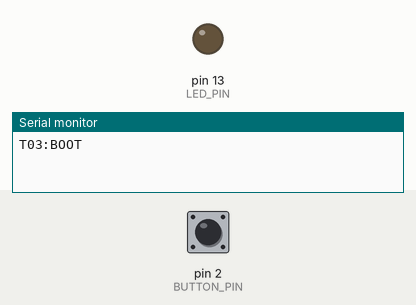
Simulated run of this sketch. Board: Arduino Uno, built with avr-gcc and run on an emulated ATmega328P. On the bench: output pins drawn as LEDs (lit = HIGH), the last lines printed to the serial monitor. The inputs (shaded band) are chosen by the test bench; at power-on: pin 2 (BUTTON_PIN) HIGH.

Above: at 1.2 s.
1.3 s: pin 2 (BUTTON_PIN) pulled LOW for 0.15 s
At 1.37 s:
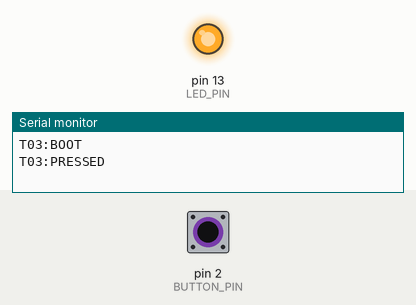
2.9 s: pin 2 (BUTTON_PIN) pulled LOW for 3.2 s
At 7.3 s:
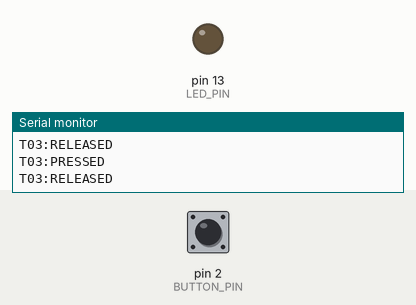
Timing chart, 0 to 8.8 s (numbered marks = the images above; inputs shaded):
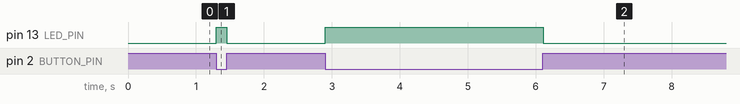

The sketch:

task03_button_hold.ino
```cpp
const byte LED_PIN = 13;
const byte BUTTON_PIN = 2;

bool lastPressed = false;

void setup() {
  pinMode(LED_PIN, OUTPUT);
  pinMode(BUTTON_PIN, INPUT_PULLUP);
  Serial.begin(9600);
  Serial.println(F("T03:BOOT"));
}

void loop() {
  const bool pressed = digitalRead(BUTTON_PIN) == LOW;
  digitalWrite(LED_PIN, pressed ? HIGH : LOW);

  if (pressed != lastPressed) {
    lastPressed = pressed;
    Serial.println(pressed ? F("T03:PRESSED") : F("T03:RELEASED"));
  }

  delay(10);
}
```

Measured:
- after the input at 1.3 s, pin 13 (LED_PIN): LOW → HIGH at once, → LOW 0.15 s later
- after the input at 2.9 s, pin 13 (LED_PIN): LOW → HIGH at once, → LOW 3.2 s later
